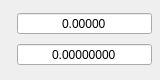
       <widget class="QWidget" name="widgetTotalAtLast" native="true">
        <property name="sizePolicy">
         <sizepolicy hsizetype="Preferred" vsizetype="Preferred">
          <horstretch>0</horstretch>
          <verstretch>0</verstretch>
         </sizepolicy>
        </property>
        <property name="maximumSize">
         <size>
          <width>160</width>
          <height>80</height>
         </size>
        </property>
        <property name="statusTip">
         <string/>
        </property>
        <property name="whatsThis">
         <string/>
        </property>
        <property name="accessibleName">
         <string>BALANCE_TOTAL_AT_LAST</string>
        </property>
        <property name="accessibleDescription">
         <string/>
        </property>
        <layout class="QGridLayout" name="gridLayout_29">
         <property name="leftMargin">
          <number>4</number>
         </property>
         <property name="topMargin">
          <number>8</number>
         </property>
         <property name="rightMargin">
          <number>8</number>
         </property>
         <property name="bottomMargin">
          <number>8</number>
         </property>
         <property name="spacing">
          <number>4</number>
         </property>
         <item row="0" column="0">
          <widget class="QLabel" name="usdLabel1_4">
           <property name="sizePolicy">
            <sizepolicy hsizetype="Maximum" vsizetype="Preferred">
             <horstretch>0</horstretch>
             <verstretch>0</verstretch>
            </sizepolicy>
           </property>
           <property name="font">
            <font>
             <pointsize>11</pointsize>
             <weight>50</weight>
             <bold>false</bold>
            </font>
           </property>
           <property name="accessibleDescription">
            <string>USD_ICON</string>
           </property>
           <property name="text">
            <string/>
           </property>
           <property name="alignment">
            <set>Qt::AlignCenter</set>
           </property>
          </widget>
         </item>
         <item row="0" column="1">
          <widget class="QDoubleSpinBox" name="ruleAmountToReceiveBSValue">
           <property name="sizePolicy">
            <sizepolicy hsizetype="Expanding" vsizetype="Fixed">
             <horstretch>0</horstretch>
             <verstretch>0</verstretch>
            </sizepolicy>
           </property>
           <property name="minimumSize">
            <size>
             <width>90</width>
             <height>0</height>
            </size>
           </property>
           <property name="accessibleName">
            <string/>
           </property>
           <property name="accessibleDescription">
            <string>CAN_BE_ZERO</string>
           </property>
           <property name="alignment">
            <set>Qt::AlignCenter</set>
           </property>
           <property name="readOnly">
            <bool>true</bool>
           </property>
           <property name="buttonSymbols">
            <enum>QAbstractSpinBox::NoButtons</enum>
           </property>
           <property name="prefix">
            <string/>
           </property>
           <property name="decimals">
            <number>5</number>
           </property>
           <property name="minimum">
            <double>0.000000000000000</double>
           </property>
           <property name="maximum">
            <double>999999999.000000000000000</double>
           </property>
          </widget>
         </item>
         <item row="1" column="0">
          <widget class="QLabel" name="btcLabel3_5">
           <property name="sizePolicy">
            <sizepolicy hsizetype="Maximum" vsizetype="Preferred">
             <horstretch>0</horstretch>
             <verstretch>0</verstretch>
            </sizepolicy>
           </property>
           <property name="font">
            <font>
             <pointsize>11</pointsize>
             <weight>50</weight>
             <bold>false</bold>
            </font>
           </property>
           <property name="accessibleDescription">
            <string>BTC_ICON</string>
           </property>
           <property name="text">
            <string/>
           </property>
           <property name="alignment">
            <set>Qt::AlignCenter</set>
           </property>
          </widget>
         </item>
         <item row="1" column="1">
          <widget class="QDoubleSpinBox" name="ruleTotalToBuyBSValue">
           <property name="sizePolicy">
            <sizepolicy hsizetype="Expanding" vsizetype="Fixed">
             <horstretch>0</horstretch>
             <verstretch>0</verstretch>
            </sizepolicy>
           </property>
           <property name="minimumSize">
            <size>
             <width>90</width>
             <height>0</height>
            </size>
           </property>
           <property name="accessibleName">
            <string/>
           </property>
           <property name="accessibleDescription">
            <string>CAN_BE_ZERO</string>
           </property>
           <property name="alignment">
            <set>Qt::AlignCenter</set>
           </property>
           <property name="readOnly">
            <bool>true</bool>
           </property>
           <property name="buttonSymbols">
            <enum>QAbstractSpinBox::NoButtons</enum>
           </property>
           <property name="specialValueText">
            <string/>
           </property>
           <property name="prefix">
            <string/>
           </property>
           <property name="decimals">
            <number>8</number>
           </property>
           <property name="minimum">
            <double>0.000000000000000</double>
           </property>
           <property name="maximum">
            <double>999999999.000000000000000</double>
           </property>
           <property name="singleStep">
            <double>0.100000000000000</double>
           </property>
          </widget>
         </item>
        </layout>
       </widget>
